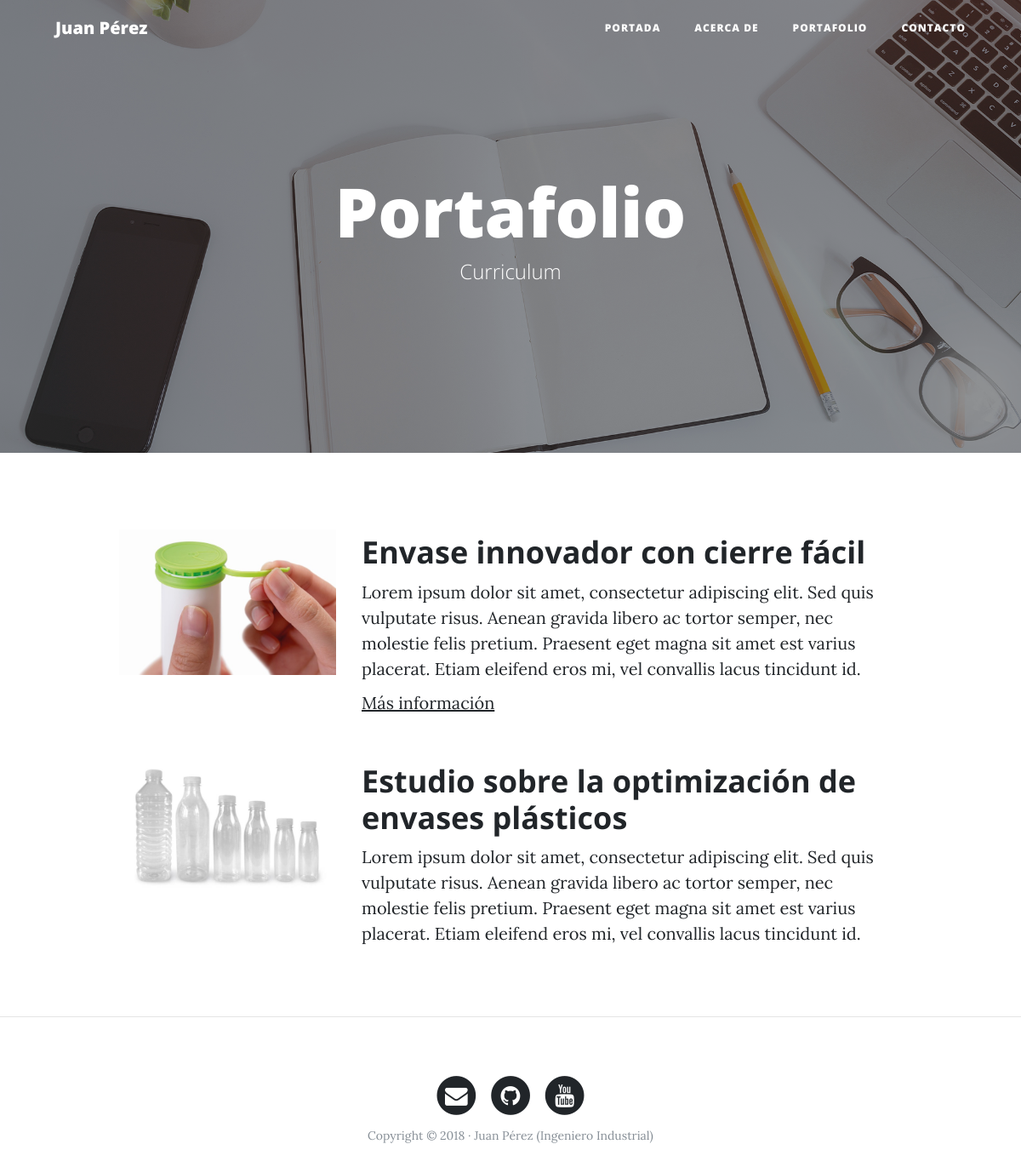
The page /portfolio/ on the database its author committed.
### portfolio/models.py (models this page shows, shortened)
class Project(models.Model):
	title       = models.CharField(max_length=200, verbose_name='Título')
	description = models.TextField(verbose_name='Descripción')
	image       = models.ImageField(verbose_name='Imagen', upload_to='projects')
	link        = models.URLField(verbose_name='Dirección Web', null=True, blank=True)
	created     = models.DateTimeField(auto_now_add=True, verbose_name='Fecha de Cración')
	updated     = models.DateTimeField(auto_now=True, verbose_name='Fecha de Edición')
	class Meta:
		verbose_name = 'Proyecto'
		verbose_name_plural = 'Proyectos' #Default agrega 's' al final
		ordering = ['-created']

### portfolio/views.py (the view)
# urls.py: path('portfolio/', portfolio_views.portfolio, name="portfolio"),
def portfolio(request):
	projects = Project.objects.all()
	return render(request, "portfolio/portfolio.html", {'projects':projects} )

### portfolio/templates/portfolio/portfolio.html (shortened to what this page needs)
{% extends "core/base.html" %}
{% load static %}
{% block background %}{% static 'core/img/portfolio-bg.jpg' %}{% endblock background %}
{% block headers %}
	<h1>Portafolio</h1>
	<span class="subheading">Curriculum</span>
{% endblock headers %}
{% block content %}
	{% for project in projects %}
		<div class="row project">
			<div class="col-lg-3 col-md-4 offset-lg-1">
				<img class="img-fluid" src="{{project.image.url}}" alt="">
			</div>
			<div class="col-lg-7 col-md-8">
				<h2 class="section-heading title">{{project.title}}</h2>
				<p>{{project.description}}</p>
				{% if project.link %}
					<p><a href="{{project.link}}">Más información</a></p>
				{% endif %}
			</div>
		</div>
	{% endfor %}
{% endblock content %}

### core/templates/core/base.html (shortened to what this page needs)
<!DOCTYPE html>
<html lang="es">
  <head>
    {% load static %}
    <link href='{% static "core/vendor/bootstrap/css/bootstrap.min.css" %}' rel="stylesheet">
    <link href='{% static "core/vendor/font-awesome/css/font-awesome.min.css" %}' rel="stylesheet" type="text/css">
    <link href='{% static "core/css/clean-blog.min.css" %}' rel="stylesheet">
  </head>
  <body>
    <nav class="navbar navbar-expand-lg navbar-light fixed-top" id="mainNav">
      <div class="container">
        <a class="navbar-brand" href='{% url "home" %}'>Juan Pérez</a>
        <div class="collapse navbar-collapse" id="navbarResponsive">
          <ul class="navbar-nav ml-auto">
            <li class="nav-item">
              <a class="nav-link" href='{% url "home" %}'>Portada</a>
            </li>
            <li class="nav-item">
              <a class="nav-link" href='{% url "about" %}'>Acerca de</a>
            </li>
            <li class="nav-item">
              <a class="nav-link" href='{% url "portfolio" %}'>Portafolio</a>
            </li>
            <li class="nav-item">
              <a class="nav-link" href='{% url "contact" %}'>Contacto</a>
            </li>
          </ul>
        </div>
      </div>
    </nav>
    <header class="masthead" style="background-image: url('{% block background %}{% endblock background %}')">
      <div class="overlay"></div>
      <div class="container">
        <div class="row">
          <div class="col-lg-8 col-md-10 mx-auto">
            <div class="site-heading">
              {% block headers %}{% endblock headers %}
            </div>
          </div>
        </div>
      </div>
    </header>
	<div class="container">
		{% block content %}{% endblock content %}
	</div>
	{% if request.path != "/"  %}
		<hr>
	{% endif %}
    <footer>
      <div class="container">
        <div class="row">
          <div class="col-lg-8 col-md-10 mx-auto">
            <ul class="list-inline text-center">
              <li class="list-inline-item">
                <a href="#">
                  <span class="fa-stack fa-lg">
                    <i class="fa fa-circle fa-stack-2x"></i>
                    <i class="fa fa-envelope fa-stack-1x fa-inverse"></i>
                  </span>
                </a>
              </li>
              <li class="list-inline-item">
                <a href="#">
                  <span class="fa-stack fa-lg">
                    <i class="fa fa-circle fa-stack-2x"></i>
                    <i class="fa fa-github fa-stack-1x fa-inverse"></i>
                  </span>
                </a>
              </li>
              <li class="list-inline-item">
                <a href="#">
                  <span class="fa-stack fa-lg">
                    <i class="fa fa-circle fa-stack-2x"></i>
                    <i class="fa fa-youtube fa-stack-1x fa-inverse"></i>
                  </span>
                </a>
              </li>
            </ul>
            <p class="copyright text-muted">Copyright &copy; 2018 · Juan Pérez (Ingeniero Industrial) </p>
          </div>
        </div>
      </div>
    </footer>
  </body>
</html>

### rows shown on the page
Project: image (picture), title "Envase innovador con cierre fácil", description "Lorem ipsum dolor sit amet, consectetur adipiscing elit. Sed quis vulputate risus. Aenean gravida libero ac tortor semper, nec molestie felis pretium. Praesent eget magna sit amet est varius placerat. Etiam eleifend eros mi, vel convallis lacus tincidunt id."
Project: image (picture), title "Estudio sobre la optimización de envases plásticos", description "Lorem ipsum dolor sit amet, consectetur adipiscing elit. Sed quis vulputate risus. Aenean gravida libero ac tortor semper, nec molestie felis pretium. Praesent eget magna sit amet est varius placerat. Etiam eleifend eros mi, vel convallis lacus tincidunt id."
